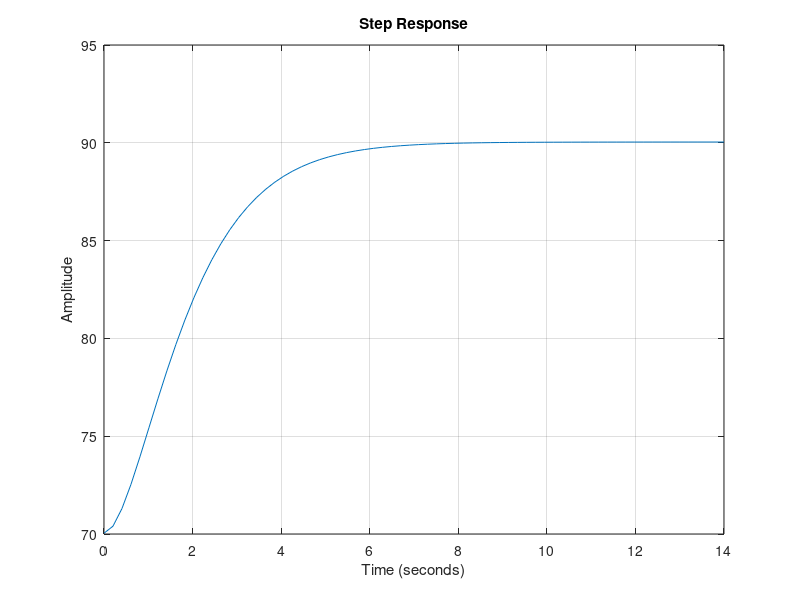

Write MATLAB code to recreate this figure. (Note: this script raises an error after producing the figure.)
% Codigo que implementa DMC
%https://github.com/treezao/Livro_mpc_codes/blob/main/Volume1/Capitulo3-DMC/Exemplo3.22/caso_dmc.m
clc;
clear all;
close all;

% definicao do processo discreto
% y(k)=a1y(k-1)+a2y(k-2)+......a_(na-1)y(k-(na-1))
% +b0u(k-1)+b1u(k-2)+...+b_(nb-1)u(k-(nb-1))

% ex 3.1 pag 49
numG = 20;          % Numerador de G
denG = [1 2 1];    % Denominador de G [s^2, s, termo constante]
G_tf = tf(numG, denG) + 70.04; 

Nss = 70;

t_final = 14; % Choose appropriate final time
t = linspace(0, t_final, Nss); % Nss equally spaced time points

Ts = 10; % Periodo de amostragem do processo em segundos

Gcoef = step(G_tf,Ts:Ts:Nss*Ts); % coeficientes da resposta ao degrau


figure(1)
y = step(G_tf, t);           % Step response with 60 points
plot(t, y)                   % Plot the response
grid on
title('Step Response')
xlabel('Time (seconds)')
ylabel('Amplitude')


% Verify we have exactly 60 elements
fprintf('Number of elements in response: %d\n', length(y));
fprintf('Number of time points: %d\n', length(t));

Gz = G_tf;

num = Gz.num{1}; % numerador do modelo discreto
den = Gz.den{1}; % denominador do modelo discreto
na = size(den,2)-1; % ordem do denominador
nb = size(num,2)-2; % ordem do numerador
dd = Gz.inputdelay; % atraso discreto

num_coeffs = G_tf.Numerator;
den_coeffs = G_tf.Denominator;

% caldeira temperatura
begin_y = 70.04;
last_y = 90;

%%
rho = 1;
amplitude_step = 10;
delta = amplitude_step;
% 
% qtt = 70;
% g0 = linspace(begin_y, last_y, qtt);
%g0=[0.1000,    0.3000,    0.7000, 0.9];
%g0 = [g0,1,1,1,1,1];

init_valor = 70; %degrees
% u(k) = alfa1 * u (k-1) + alfa2 + ... + beta * y(k) + gamma * r(k);

coefs_g = (y - init_valor ) * 1/delta 
g=coefs_g';

figure;
plot(g);
title('Resposta ao degrau')


%% sistema com atraso
% coeficientes do modelo com atraso
% Add 6 zeros to the start of the vector 'g'
g0_padded_start = [zeros(1, 6), g];

% % Display the first 15 elements to show the change
% disp('Original vector start:');
% disp(g(1:15))
% disp('Padded vector start (6 zeros added):');
% disp(g0_padded_start(1:21))

figure;
plot(g0_padded_start)
title('Resposta ao degrau trocador de calor com atraso')

%WRONG
% coefs_g2 = (g0_padded_start - init_valor ) * 1/delta 
%g2=coefs_g;


%% MPC DMC
% parâmetros de ajuste
N1 = 1; %horizonte de predição inicial
N2 = 20; % horizonte de predição final
N = N2-N1+1; % horizonte de predição


Nu = 5; % horizonte de controle
Nss=40; % horizonte de modelo



% ex 3.3 pagina 56
% horizonte controle
Nu = 5 ;
% horizonte predicao
Nx1 = 1;
Nx2 = 20;

Nx=Nx2;

rbar=1e-1;
% ubar=Nu*rbar % + M*dbar ;
% xbar=Nx*rbar % + Mx*dbar ;

% G tem dimensao 5x20
a = g';

G=zeros(5,5);
% i = 1
G(1:5,1) = a(1:Nu,1);
% i = 2
G(1:5,2) = [zeros(1,1)'; a(1:4,1)];
% i = 3
G(1:5,3) = [zeros(1,2)'; a(1:3,1)];
% i = 4
G(1:5,4) = [zeros(1,3)'; a(1:2,1)];


for i = 1:Nu % (N-1) termos subsequentesi=
    if i==1
        G(1:Nu,i) = a(1:Nu,1);
    else
        aux = Nu-i+1;
        G(1:Nu,i) = [zeros(1,i-1)'; a(1:aux,1)];
    end
end

disp(G);


h = zeros(Nss, Nx);

for i = 1:Nx  
    for j = 1:Nss
        if j+ i < Nss
            h(j,i) = g(j+i) - g(i) ;
        else
             h(j,i) = g(Nss) - g(i) ;
        end
    end
end


% G_correct = zeros(Nx,Nu);
% i=1
% G_correct(1:Nx,i) = a(1:Nx,1)
% i=2
% G_correct(1:Nx,i) = [zeros(1,2)'; a(1:Nx-i+1,1)]
% i=3
% G_correct(1:Nx,i) = [zeros(1,2)'; a(1:Nx-i+1,1)]
% i=4
% G_correct(1:Nx,i) = [zeros(1,3)'; a(1:Nx-i+1,1)]

for i = 1:Nu % (N-1) termos subsequentes
    if i==1
        G_correct(1:Nx,i) = a(1:Nx,1);
    else
        aux = Nx-i+1;
        G_correct(1:Nx,i) = [zeros(1,i-1)'; a(1:aux,1)];
    end
end

delta = 1; % ponderação do erro futuro
lambda = 1; % ponderação do esforço de controle

G_github_book = G_correct(N1:end,:);

Qy = delta*eye(N2-N1+1);
Qu = lambda*eye(Nu);

Kdmc = inv(G_github_book'*Qy*G_github_book+Qu)*G_github_book'*Qy

Kdmc1 = Kdmc(1,:);

%%% calcula a matriz H para o cálculo da resposta livre no caso DMC
H1 = [];
H2 = [];

Ylivre = ones(Nss,1)*0; % 0 é o valor inicial da saída do sistema


for i=N1(1):N2(1)
    H1 = [H1;coefs_g(i+1:i+Nss)'];
    H2 = [H2;coefs_g(1:Nss)'];
    
end
H = H1-H2;


%%
%%%%%%%%%%%%%%%%%%%%%%%%%%%%%%%%%%%%%%%%%%%%%%%%%%%%%%%%%%%%%%%%%%%%%%%%%%%%%%%%%%%%%%
%                REALIZA A SIMULACAO DO PROCESSO DURANTE N AMOSTRAS
%%%%%%%%%%%%%%%%%%%%%%%%%%%%%%%%%%%%%%%%%%%%%%%%%%%%%%%%%%%%%%%%%%%%%%%%%%%%%%%%%%%%%%


%% inicialização vetores
duAnt = 0;% incremento de controle passado
uAnt = 0; % sinal de controle passado

nin = Nss+1;
% nit = 40 + nin; % número de iterações da simulação

Ts= 1;
nit = round(400/Ts) + nin; % número de iterações da simulação

entradas = 0*ones(nit,1); % vetor o sinal de controle;
du = zeros(nit,1); % vetor de incrementos de controle

saidas = 0*ones(nit,1); % vetor com as saídas do sistema

perts = zeros(nit,1); % vetor com as perturbações do sistema
perts(nin+150:end) = 0;

refs = 0*ones(nit,1); % vetor de referências

refs(nin+50:nit) = 100;
refs(nin+250:nit) = 200;
refs(nin+450:nit) = 300;
refs(nin+650:nit) = 200;
refs(nin+850:end) = 100;


erro = zeros(nit,1); % vetor de erros

Ylivre = ones(Nss,1)*0; % 0 é o valor inicial da saída do sistema

%G=G_github_book;
%%% obtenção da matriz de ganhos K
x = (G'*G+eye(Nu)*lambda)
xi = inv(G'*G+eye(Nu)*lambda)
Kdmc = xi*G'


%% simulação com referencia futura
for i = nin:nit-N2-1
    % simulação do modelo processo
    % saidas(i) = -den(2:end)*saidas(i-1:-1:i-na) + num*(entradas(i-dd:-1:i-nb-dd-1) + perts(i-dd:-1:i-dd-nb-1));
    % 
    % erro(i) = refs(i)-saidas(i);
    % %% Controlador
    % 
    % %%% resposta livre
    % f = H*du(i-1:-1:i-Nss) + saidas(i);
    % 
    % %%% referências
    % R = ones(N2-N1+1,1)*refs(i);
    % 
    
    % sem restrições
%     du(i) = Kdmc1*(R-f);
    
    %%% aplicar no sistema
    % entradas(i) = entradas(i-1)+du(i);   

    %% simulação do modelo processo
    saidas(i) = -den(2:end)*saidas(i-1:-1:i-na) + num*(entradas(i-dd:-1:i-nb-dd-1) + perts(i-dd:-1:i-dd-nb-1));
    
    erro(i) = refs(i)-saidas(i);
    
    %% Controlador
    
    Ylivre = Ylivre + Gcoef(1:Nss,1)*duAnt;
    
    eta = saidas(i)-Ylivre(1); %%% erro de predição
    
    Ylivre(1:end-1) = Ylivre(2:end); %%% deslocamento do vetor
    
    %%% resposta livre
    f = Ylivre(N1:N2,1)+eta;
    
    %%% referências
    R = ones(N2-N1+1,1)*refs(i);
    
    %%% calculo do incremento de controle ótimo    
    duAtual = Kdmc1*(R-f);
    
    %%% calculo da ação de controle real
    uAtual = duAtual + uAnt;
    
    %%% aplicar no sistema
    entradas(i) = uAtual;
    
    %%% atualização
    
    uAnt = uAtual;
    duAnt = duAtual;
end

%% plots
t = ((nin:nit)-nin)*Ts;
vx = nin:nit;

tamlinha=3;
tamletra=12;

cores = gray(4);
cores = cores(1:end-1,:);


hf = figure
h=subplot(3,1,1)
plot(t,saidas(vx),'LineWidth',tamlinha,'Color',cores(1,:))
hold on
plot(t,refs(vx),'--','LineWidth',tamlinha,'Color',cores(2,:))
ylim([1.3 1.45])
hl = legend('DMC','Referência','Location','NorthEast')
% hl.Position = [0.6785 0.7018 0.2368 0.1136];
ylabel('C_o (mol/L)','FontSize', tamletra)
set(h, 'FontSize', tamletra);
grid on

h = subplot(3,1,2)
plot(t,entradas(vx),'LineWidth',tamlinha,'Color',cores(1,:))
h.YTick = [3.2400 3.2800 3.3200]
ylabel('C_f (mol/L)','FontSize', tamletra)
grid on
set(h, 'FontSize', tamletra);

h = subplot(3,1,3)
plot(t,du(vx),'LineWidth',tamlinha,'Color',cores(1,:))
ylabel('\Delta u','FontSize', tamletra)
xlabel('Tempo (s)','FontSize', tamletra)
grid on
set(h, 'FontSize', tamletra);


hl.Position = [0.7370 0.6532 0.2054 0.1231];


%%%%%%%%%%%%%%%%%%%%%%%%%%%%%%%%%%%%%%%%%%%%%%%%%%%%%%%%%%%%%%%%%%%%%%%%%%%%%%%%%%%%%%


N = 10
len = N;

delta_u = repmat([0]',len-1,1);
h_impulse_delta = repmat([0]',len-1,1);
y_new = repmat([0]',len-1,1);
eta_y = repmat([0]',len-1,1);


% 
% for k = 1:N
%     %Atualiza o vetor de incremento de controle aplicados no processo com o
%     %valor atual calculado
% 
%     delta_u(k) = y(k+1) / g(k);
% 
%     % resposta ao impulso
%     % h(k) = g(k) - g(k-1);
%     %h(k) = g(k) - g(k-1)
%     h_impulse_delta(k+1) = g(k+1) - g(k); % delta_g
% 
%     % resposta do sistema - pagina 47
%     y_new(k) = (h_impulse_delta(k) * delta_u(k));
% 
%     y(k+1) = y_new(k);
% 
%     eta_y(k) = y(k+1) - y(1);
% end
% 
% 
% 
% 
% %%%%%%%%%%%%%%%%%%%%%%%%%%%%%%%%%%%%%%%%%%%%%%%%%%%%%%%%%%%%%%%%%%%%%%%%%%%%%%%%%%%%%%
% % page 53
% % delta_u (k+j-i) = y(k+j) / gi
% deulta_u_0 = y(2)/g(1);
% deulta_u_1 = y(3)/g(2);


% ^y (k+j|k) = delta_u (k+j-i) * gi + 
% y_chapeu_0 = 




% function [u_fut]=controle_u(Ka,w_ref,fu,D,p,fd)
% %                       Algoritmo do Controle Preditivo DMC
% %                       -----------------------------------
% % [u_fut]=controle_u(Ka,w_ref,fu,D,p,fd)  onde
% %       u_fut    = vetor de controle futuros
% %       Ka       = vetor contendo a primeira linha da matriz K (vem da funçao "matriz_K.m" )
% %       w_ref    = vetor da trajetoria de referencia (vem da funçao "processo.m")
% %       fu       = resposta livre devido ao controle (vem da funçao "resposta_livre.m")
% %       D        = matriz originada da resposta ao salto da perturbacao mensuravel com o 
% %                  numero de linhas igual ao valor do horizonte de prediçao e o numero de 
% %                  colunas igual ao valor do horizonte de controle (vem da funçao "matriz_G.m")
% %       p        = vetor contendo a perturbacao (vem da funçao "processo.m")
% %       fd       = resposta livre devido a perturbacoes mensuraveis (vem da funçao "resposta_livre.m")
% 
% 
% u_fut=Ka*(w_ref-fu-D*p-fd); % Com modelo de perturbação
% % u_fut=Ka*(w_ref-fu);       % Sem modelo de pertrubação
% 
% 
% function [f]=resposta_livre(hor_pred,delta_u,y_medido,g,a_rsalto)
% %                       Algoritmo do Controle Preditivo DMC
% %                       -----------------------------------
% % [f]=resposta_livre(hor_pred,delta_u,y_medido,g,a_rsalto)  onde
% %       f        = vetor com a respota livre do sistema no instante t
% %       hor_pred = horizonte de predição (entrar com número inteiro)
% %       delta_u  = vetor dos valores da variação dos controles passados (delta u(t+i)) (vem da função "processo.m")
% %       y_medido = valor da saída medida no instante t (vem da função "processo.m")
% %       g        = vetor contendo a resposta ao salto da funçao de transferência "g" (vem da função "processo.m")
% %       a_rsalto = Número de amostras que o processo leva para chegar em R.P. (vem da funçao "processo.m")
% %
% %   A cada instante t da simulação do processo esta função é chamada.
% %   O "for" abaixo gera o vetor da resposta livre a cada instante t com
% %   o número de posições igual ao horizonte de predição.
% %   O "for" interno é utilizado para gerar o vetor gk, onde SOMA(g(k+i)-g(i))
% %   com a soma indo de i até N.
% p=hor_pred;  %p ->horizonte de predição
% 
% %DEFINIÇAO DA RESPOSTA LIVRE f
% 
% u_pas1=delta_u(1:a_rsalto,1);
% 
% for t=1:p
% 
%     for e=1:a_rsalto
% 
%        gk(1,e)=(g(t+e)-g(e));
% 
%     end
% 
%     f(t,1)=y_medido+(gk*u_pas1);
% 
% end 

